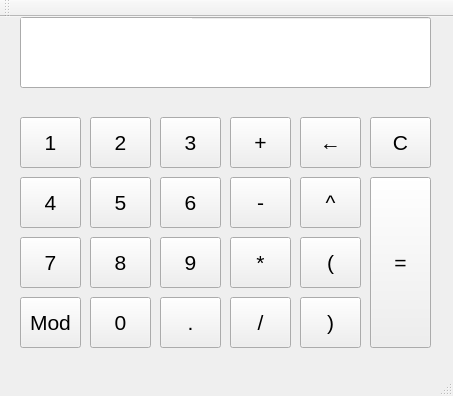
<?xml version="1.0" encoding="UTF-8"?>
<ui version="4.0">
 <class>RPN_CalculatorClass</class>
 <widget class="QMainWindow" name="RPN_CalculatorClass">
  <property name="geometry">
   <rect>
    <x>0</x>
    <y>0</y>
    <width>453</width>
    <height>396</height>
   </rect>
  </property>
  <property name="windowTitle">
   <string>RPN_Calculator</string>
  </property>
  <widget class="QWidget" name="centralWidget">
   <widget class="QPushButton" name="pushButton_1">
    <property name="geometry">
     <rect>
      <x>20</x>
      <y>100</y>
      <width>61</width>
      <height>51</height>
     </rect>
    </property>
    <property name="font">
     <font>
      <pointsize>16</pointsize>
     </font>
    </property>
    <property name="text">
     <string>1</string>
    </property>
   </widget>
   <widget class="QPushButton" name="pushButton_2">
    <property name="geometry">
     <rect>
      <x>90</x>
      <y>100</y>
      <width>61</width>
      <height>51</height>
     </rect>
    </property>
    <property name="font">
     <font>
      <pointsize>16</pointsize>
     </font>
    </property>
    <property name="text">
     <string>2</string>
    </property>
   </widget>
   <widget class="QPushButton" name="pushButton_3">
    <property name="geometry">
     <rect>
      <x>160</x>
      <y>100</y>
      <width>61</width>
      <height>51</height>
     </rect>
    </property>
    <property name="font">
     <font>
      <pointsize>16</pointsize>
     </font>
    </property>
    <property name="text">
     <string>3</string>
    </property>
   </widget>
   <widget class="QPushButton" name="pushButton_Add">
    <property name="geometry">
     <rect>
      <x>230</x>
      <y>100</y>
      <width>61</width>
      <height>51</height>
     </rect>
    </property>
    <property name="font">
     <font>
      <pointsize>16</pointsize>
     </font>
    </property>
    <property name="text">
     <string>+</string>
    </property>
   </widget>
   <widget class="QPushButton" name="pushButton_Back">
    <property name="geometry">
     <rect>
      <x>300</x>
      <y>100</y>
      <width>61</width>
      <height>51</height>
     </rect>
    </property>
    <property name="font">
     <font>
      <pointsize>16</pointsize>
     </font>
    </property>
    <property name="text">
     <string>←</string>
    </property>
   </widget>
   <widget class="QPushButton" name="pushButton_4">
    <property name="geometry">
     <rect>
      <x>20</x>
      <y>160</y>
      <width>61</width>
      <height>51</height>
     </rect>
    </property>
    <property name="font">
     <font>
      <pointsize>16</pointsize>
     </font>
    </property>
    <property name="text">
     <string>4</string>
    </property>
   </widget>
   <widget class="QPushButton" name="pushButton_5">
    <property name="geometry">
     <rect>
      <x>90</x>
      <y>160</y>
      <width>61</width>
      <height>51</height>
     </rect>
    </property>
    <property name="font">
     <font>
      <pointsize>16</pointsize>
     </font>
    </property>
    <property name="text">
     <string>5</string>
    </property>
   </widget>
   <widget class="QPushButton" name="pushButton_6">
    <property name="geometry">
     <rect>
      <x>160</x>
      <y>160</y>
      <width>61</width>
      <height>51</height>
     </rect>
    </property>
    <property name="font">
     <font>
      <pointsize>16</pointsize>
     </font>
    </property>
    <property name="text">
     <string>6</string>
    </property>
   </widget>
   <widget class="QPushButton" name="pushButton_Minus">
    <property name="geometry">
     <rect>
      <x>230</x>
      <y>160</y>
      <width>61</width>
      <height>51</height>
     </rect>
    </property>
    <property name="font">
     <font>
      <pointsize>16</pointsize>
     </font>
    </property>
    <property name="text">
     <string>-</string>
    </property>
   </widget>
   <widget class="QPushButton" name="pushButton_Exp">
    <property name="geometry">
     <rect>
      <x>300</x>
      <y>160</y>
      <width>61</width>
      <height>51</height>
     </rect>
    </property>
    <property name="font">
     <font>
      <pointsize>16</pointsize>
     </font>
    </property>
    <property name="text">
     <string>^</string>
    </property>
   </widget>
   <widget class="QPushButton" name="pushButton_7">
    <property name="geometry">
     <rect>
      <x>20</x>
      <y>220</y>
      <width>61</width>
      <height>51</height>
     </rect>
    </property>
    <property name="font">
     <font>
      <pointsize>16</pointsize>
     </font>
    </property>
    <property name="text">
     <string>7</string>
    </property>
   </widget>
   <widget class="QPushButton" name="pushButton_8">
    <property name="geometry">
     <rect>
      <x>90</x>
      <y>220</y>
      <width>61</width>
      <height>51</height>
     </rect>
    </property>
    <property name="font">
     <font>
      <pointsize>16</pointsize>
     </font>
    </property>
    <property name="text">
     <string>8</string>
    </property>
   </widget>
   <widget class="QPushButton" name="pushButton_9">
    <property name="geometry">
     <rect>
      <x>160</x>
      <y>220</y>
      <width>61</width>
      <height>51</height>
     </rect>
    </property>
    <property name="font">
     <font>
      <pointsize>16</pointsize>
     </font>
    </property>
    <property name="text">
     <string>9</string>
    </property>
   </widget>
   <widget class="QPushButton" name="pushButton_Multiply">
    <property name="geometry">
     <rect>
      <x>230</x>
      <y>220</y>
      <width>61</width>
      <height>51</height>
     </rect>
    </property>
    <property name="font">
     <font>
      <pointsize>16</pointsize>
     </font>
    </property>
    <property name="text">
     <string>*</string>
    </property>
   </widget>
   <widget class="QPushButton" name="pushButton_0">
    <property name="geometry">
     <rect>
      <x>90</x>
      <y>280</y>
      <width>61</width>
      <height>51</height>
     </rect>
    </property>
    <property name="font">
     <font>
      <pointsize>16</pointsize>
     </font>
    </property>
    <property name="text">
     <string>0</string>
    </property>
   </widget>
   <widget class="QPushButton" name="pushButton_Clear">
    <property name="geometry">
     <rect>
      <x>370</x>
      <y>100</y>
      <width>61</width>
      <height>51</height>
     </rect>
    </property>
    <property name="font">
     <font>
      <pointsize>16</pointsize>
     </font>
    </property>
    <property name="text">
     <string>C</string>
    </property>
   </widget>
   <widget class="QPushButton" name="pushButton_Decimal">
    <property name="geometry">
     <rect>
      <x>160</x>
      <y>280</y>
      <width>61</width>
      <height>51</height>
     </rect>
    </property>
    <property name="font">
     <font>
      <pointsize>16</pointsize>
     </font>
    </property>
    <property name="text">
     <string>.</string>
    </property>
   </widget>
   <widget class="QPushButton" name="pushButton_Divide">
    <property name="geometry">
     <rect>
      <x>230</x>
      <y>280</y>
      <width>61</width>
      <height>51</height>
     </rect>
    </property>
    <property name="font">
     <font>
      <pointsize>16</pointsize>
     </font>
    </property>
    <property name="text">
     <string>/</string>
    </property>
   </widget>
   <widget class="QPushButton" name="pushButton_OpenParenth">
    <property name="geometry">
     <rect>
      <x>300</x>
      <y>220</y>
      <width>61</width>
      <height>51</height>
     </rect>
    </property>
    <property name="font">
     <font>
      <pointsize>16</pointsize>
     </font>
    </property>
    <property name="text">
     <string>(</string>
    </property>
   </widget>
   <widget class="QPushButton" name="pushButton_CloseParenth">
    <property name="geometry">
     <rect>
      <x>300</x>
      <y>280</y>
      <width>61</width>
      <height>51</height>
     </rect>
    </property>
    <property name="font">
     <font>
      <pointsize>16</pointsize>
     </font>
    </property>
    <property name="text">
     <string>)</string>
    </property>
   </widget>
   <widget class="QPushButton" name="pushButton_Modulus">
    <property name="geometry">
     <rect>
      <x>20</x>
      <y>280</y>
      <width>61</width>
      <height>51</height>
     </rect>
    </property>
    <property name="font">
     <font>
      <pointsize>16</pointsize>
     </font>
    </property>
    <property name="text">
     <string>Mod</string>
    </property>
   </widget>
   <widget class="QPushButton" name="pushButton_Equal">
    <property name="geometry">
     <rect>
      <x>370</x>
      <y>160</y>
      <width>61</width>
      <height>171</height>
     </rect>
    </property>
    <property name="font">
     <font>
      <pointsize>16</pointsize>
     </font>
    </property>
    <property name="text">
     <string>=</string>
    </property>
   </widget>
   <widget class="QTextBrowser" name="prevAnswerBox">
    <property name="geometry">
     <rect>
      <x>21</x>
      <y>1</y>
      <width>171</width>
      <height>16</height>
     </rect>
    </property>
    <property name="sizePolicy">
     <sizepolicy hsizetype="Fixed" vsizetype="Fixed">
      <horstretch>0</horstretch>
      <verstretch>0</verstretch>
     </sizepolicy>
    </property>
    <property name="frameShape">
     <enum>QFrame::NoFrame</enum>
    </property>
    <property name="lineWidth">
     <number>0</number>
    </property>
    <property name="verticalScrollBarPolicy">
     <enum>Qt::ScrollBarAlwaysOff</enum>
    </property>
    <property name="horizontalScrollBarPolicy">
     <enum>Qt::ScrollBarAlwaysOff</enum>
    </property>
    <property name="lineWrapMode">
     <enum>QTextEdit::NoWrap</enum>
    </property>
    <property name="html">
     <string>&lt;!DOCTYPE HTML PUBLIC &quot;-//W3C//DTD HTML 4.0//EN&quot; &quot;http://www.w3.org/TR/REC-html40/strict.dtd&quot;&gt;
&lt;html&gt;&lt;head&gt;&lt;meta name=&quot;qrichtext&quot; content=&quot;1&quot; /&gt;&lt;style type=&quot;text/css&quot;&gt;
p, li { white-space: pre-wrap; }
&lt;/style&gt;&lt;/head&gt;&lt;body style=&quot; font-family:'MS Shell Dlg 2'; font-size:7.8pt; font-weight:400; font-style:normal;&quot;&gt;
&lt;p style=&quot;-qt-paragraph-type:empty; margin-top:0px; margin-bottom:0px; margin-left:0px; margin-right:0px; -qt-block-indent:0; text-indent:0px;&quot;&gt;&lt;br /&gt;&lt;/p&gt;&lt;/body&gt;&lt;/html&gt;</string>
    </property>
   </widget>
   <widget class="QLineEdit" name="Display">
    <property name="geometry">
     <rect>
      <x>20</x>
      <y>0</y>
      <width>411</width>
      <height>71</height>
     </rect>
    </property>
    <property name="sizePolicy">
     <sizepolicy hsizetype="Fixed" vsizetype="Fixed">
      <horstretch>0</horstretch>
      <verstretch>0</verstretch>
     </sizepolicy>
    </property>
    <property name="font">
     <font>
      <pointsize>24</pointsize>
     </font>
    </property>
    <property name="text">
     <string/>
    </property>
    <property name="alignment">
     <set>Qt::AlignBottom|Qt::AlignRight|Qt::AlignTrailing</set>
    </property>
    <property name="readOnly">
     <bool>true</bool>
    </property>
   </widget>
   <zorder>pushButton_1</zorder>
   <zorder>pushButton_2</zorder>
   <zorder>pushButton_3</zorder>
   <zorder>pushButton_Add</zorder>
   <zorder>pushButton_Back</zorder>
   <zorder>pushButton_4</zorder>
   <zorder>pushButton_5</zorder>
   <zorder>pushButton_6</zorder>
   <zorder>pushButton_Minus</zorder>
   <zorder>pushButton_Exp</zorder>
   <zorder>pushButton_7</zorder>
   <zorder>pushButton_8</zorder>
   <zorder>pushButton_9</zorder>
   <zorder>pushButton_Multiply</zorder>
   <zorder>pushButton_0</zorder>
   <zorder>pushButton_Clear</zorder>
   <zorder>pushButton_Decimal</zorder>
   <zorder>pushButton_Divide</zorder>
   <zorder>pushButton_OpenParenth</zorder>
   <zorder>pushButton_CloseParenth</zorder>
   <zorder>pushButton_Modulus</zorder>
   <zorder>pushButton_Equal</zorder>
   <zorder>Display</zorder>
   <zorder>prevAnswerBox</zorder>
  </widget>
  <widget class="QMenuBar" name="menuBar">
   <property name="geometry">
    <rect>
     <x>0</x>
     <y>0</y>
     <width>453</width>
     <height>26</height>
    </rect>
   </property>
  </widget>
  <widget class="QToolBar" name="mainToolBar">
   <attribute name="toolBarArea">
    <enum>TopToolBarArea</enum>
   </attribute>
   <attribute name="toolBarBreak">
    <bool>false</bool>
   </attribute>
  </widget>
  <widget class="QStatusBar" name="statusBar"/>
 </widget>
 <layoutdefault spacing="6" margin="11"/>
 <resources>
  <include location="RPN_Calculator.qrc"/>
 </resources>
 <connections/>
</ui>
